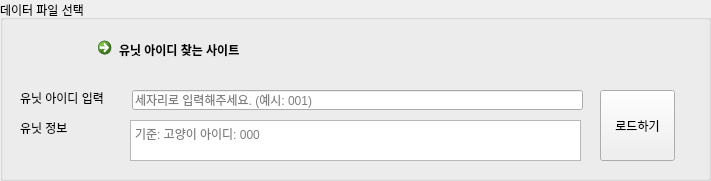
   <widget class="QGroupBox" name="groupBox">
    <property name="geometry">
     <rect>
      <x>20</x>
      <y>10</y>
      <width>711</width>
      <height>181</height>
     </rect>
    </property>
    <property name="title">
     <string>데이터 파일 선택</string>
    </property>
    <widget class="QLineEdit" name="unitnumline">
     <property name="geometry">
      <rect>
       <x>132</x>
       <y>90</y>
       <width>451</width>
       <height>20</height>
      </rect>
     </property>
     <property name="readOnly">
      <bool>false</bool>
     </property>
     <property name="placeholderText">
      <string>세자리로 입력해주세요. (예시: 001)</string>
     </property>
    </widget>
    <widget class="QPushButton" name="unitloadbtn">
     <property name="geometry">
      <rect>
       <x>600</x>
       <y>90</y>
       <width>75</width>
       <height>71</height>
      </rect>
     </property>
     <property name="text">
      <string>로드하기</string>
     </property>
    </widget>
    <widget class="QLabel" name="label">
     <property name="geometry">
      <rect>
       <x>20</x>
       <y>90</y>
       <width>101</width>
       <height>16</height>
      </rect>
     </property>
     <property name="text">
      <string>유닛 아이디 입력 </string>
     </property>
    </widget>
    <widget class="QLabel" name="label_2">
     <property name="geometry">
      <rect>
       <x>20</x>
       <y>120</y>
       <width>71</width>
       <height>16</height>
      </rect>
     </property>
     <property name="text">
      <string>유닛 정보</string>
     </property>
    </widget>
    <widget class="QTextEdit" name="unitinfo">
     <property name="geometry">
      <rect>
       <x>130</x>
       <y>120</y>
       <width>451</width>
       <height>41</height>
      </rect>
     </property>
     <property name="readOnly">
      <bool>true</bool>
     </property>
     <property name="placeholderText">
      <string>기준: 고양이 아이디: 000</string>
     </property>
    </widget>
    <widget class="QCommandLinkButton" name="findunitid">
     <property name="geometry">
      <rect>
       <x>90</x>
       <y>30</y>
       <width>491</width>
       <height>41</height>
      </rect>
     </property>
     <property name="text">
      <string>유닛 아이디 찾는 사이트</string>
     </property>
    </widget>
   </widget>
